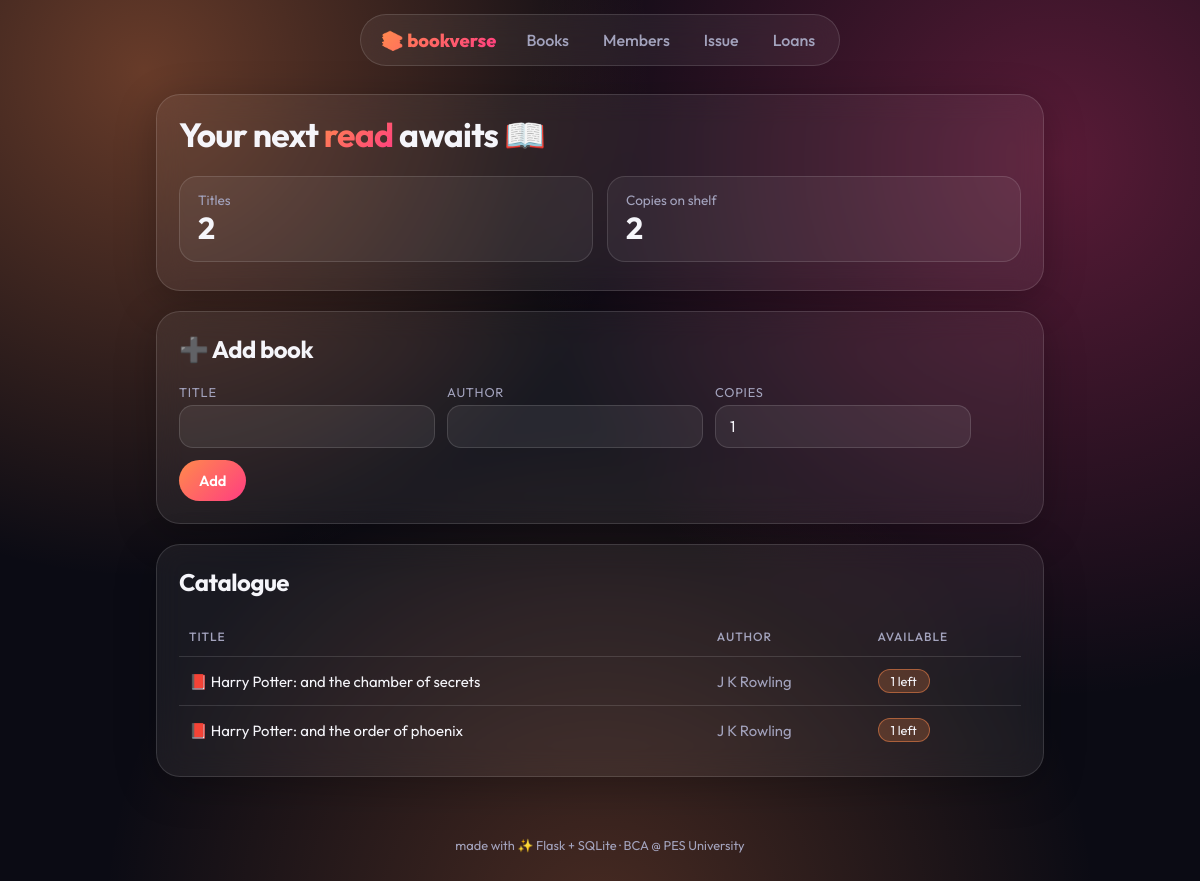
The page / on the database its author committed.
### tables this page shows
CREATE TABLE books (
                id INTEGER PRIMARY KEY AUTOINCREMENT,
                title TEXT NOT NULL,
                author TEXT NOT NULL,
                copies INTEGER NOT NULL DEFAULT 1 CHECK(copies >= 0));

### app.py (the view)
@app.route("/")
def books():
    rows = get_db().execute("SELECT * FROM books ORDER BY title").fetchall()
    return render_template("books.html", books=rows)

### app.py (called while the page is built)
def get_db():
    if "db" not in g:
        g.db = sqlite3.connect(app.config.get("DATABASE", DATABASE))
        g.db.row_factory = sqlite3.Row
        g.db.execute("PRAGMA foreign_keys = ON")
    return g.db

### templates/books.html
{% extends "base.html" %}
{% block content %}
<div class="card">
  <h1>Your next <span class="grad">read</span> awaits 📖</h1>
  <div class="stats">
    <div class="stat">Titles<b>{{ books|length }}</b></div>
    <div class="stat">Copies on shelf<b>{{ books|sum(attribute='copies') }}</b></div>
  </div>
</div>
<div class="card">
  <h2>➕ Add book</h2>
  <form class="inline" method="post" action="{{ url_for('add_book') }}">
    <label>Title <input name="title" required></label>
    <label>Author <input name="author" required></label>
    <label>Copies <input name="copies" type="number" min="1" value="1" required></label>
    <button>Add</button>
  </form>
</div>
<div class="card">
  <h2>Catalogue</h2>
  {% if books %}
  <div class="scroll"><table>
    <tr><th>Title</th><th>Author</th><th>Available</th></tr>
    {% for b in books %}
    <tr><td>📕 {{ b.title }}</td><td class="muted">{{ b.author }}</td>
        <td>{% if b.copies %}<span class="pill">{{ b.copies }} left</span>{% else %}<span class="overdue">Out of stock</span>{% endif %}</td></tr>
    {% endfor %}
  </table></div>
  {% else %}<p class="muted">No books yet. Add one 👆</p>{% endif %}
</div>
{% endblock %}

### templates/base.html (shortened to what this page needs)
<!DOCTYPE html>
<html lang="en">
<head>
  <link rel="stylesheet" href="{{ url_for('static', filename='style.css') }}">
</head>
<body>
  <nav>
    <a class="brand" href="{{ url_for('books') }}">📚 bookverse</a>
    <a href="{{ url_for('books') }}">Books</a>
    <a href="{{ url_for('members') }}">Members</a>
    <a href="{{ url_for('issue') }}">Issue</a>
    <a href="{{ url_for('loans') }}">Loans</a>
  </nav>
  <main>
    {% block content %}{% endblock %}
  </main>
  <footer>made with ✨ Flask + SQLite · BCA @ PES University</footer>
</body>
</html>

### static/style.css (style rules this page uses)
:root { --a1:#ff8a4c;--a2:#ff3d81;--bg:#0b0b14;--glass:rgba(255,255,255,.06);--line:rgba(255,255,255,.13);--text:#f5f5fa;--muted:#a3a3bd;--bad:#ff5d7a;--ok:#4ade80;--on:#fff;--grad:linear-gradient(135deg,var(--a1),var(--a2)) }
* { box-sizing:border-box }
body { margin:0;min-height:100vh;font-family:'Outfit',system-ui,sans-serif;color:var(--text);background-color:var(--bg);background-attachment:fixed; background-image:radial-gradient(circle at 12% 8%,color-mix(in srgb,var(--a1) 38%,transparent),transparent 38%), radial-gradient(circle at 88% 18%,color-mix(in srgb,var(--a2) 32%,transparent),transparent 42%), radial-gradient(circle at 50% 105%,color-mix(in srgb,var(--a1) 25%,transparent),transparent 45%) }
nav { position:sticky;top:12px;z-index:5;width:fit-content;max-width:calc(100% - 24px);margin:14px auto 0;padding:8px 10px 8px 20px;display:flex;gap:6px;align-items:center;flex-wrap:wrap; background:var(--glass);border:1px solid var(--line);border-radius:999px;backdrop-filter:blur(16px) }
nav a { color:var(--muted);text-decoration:none;font-weight:500;padding:7px 14px;border-radius:999px;transition:.2s }
nav .brand { font-weight:800;font-size:1.15rem;margin-right:10px;padding:0;background:var(--grad);-webkit-background-clip:text;background-clip:text;color:transparent }
main { max-width:920px;margin:28px auto 60px;padding:0 16px }
.card { background:var(--glass);border:1px solid var(--line);border-radius:24px;padding:22px;margin-bottom:20px;backdrop-filter:blur(14px);box-shadow:0 10px 40px rgba(0,0,0,.25);animation:rise .5s ease both }
h1,h2,h3 { margin-top:0;letter-spacing:-.02em }
h1 { font-size:2.1rem;line-height:1.1 }
.grad { background:var(--grad);-webkit-background-clip:text;background-clip:text;color:transparent }
form.inline { display:flex;gap:12px;flex-wrap:wrap;align-items:end }
label { display:flex;flex-direction:column;font-size:.8rem;color:var(--muted);gap:5px;text-transform:uppercase;letter-spacing:.06em }
input,select { padding:11px 14px;background:rgba(255,255,255,.07);border:1px solid var(--line);border-radius:14px;color:var(--text);font:inherit;font-size:.95rem;text-transform:none;letter-spacing:0;outline:0;transition:.2s }
button,.btn { background:var(--grad);color:var(--on);border:0;padding:11px 20px;border-radius:999px;cursor:pointer;text-decoration:none;font:600 .92rem 'Outfit',sans-serif;display:inline-block;transition:.2s }
.scroll { overflow-x:auto }
table { width:100%;border-collapse:collapse }
th,td { text-align:left;padding:12px 10px;border-bottom:1px solid var(--line);font-size:.93rem }
tr:last-child td { border-bottom:0 }
th { color:var(--muted);font-weight:500;font-size:.75rem;text-transform:uppercase;letter-spacing:.08em }
.muted { color:var(--muted) }
.stats { display:flex;gap:14px;flex-wrap:wrap;margin-bottom:6px }
.stat { flex:1;min-width:140px;padding:14px 18px;border-radius:18px;background:rgba(255,255,255,.05);border:1px solid var(--line);color:var(--muted);font-size:.85rem }
.stat b { display:block;font-size:1.9rem;color:var(--text);letter-spacing:-.02em }
.pill { display:inline-block;padding:3px 12px;border-radius:999px;font-size:.8rem;background:color-mix(in srgb,var(--a1) 22%,transparent);border:1px solid color-mix(in srgb,var(--a1) 50%,transparent) }
footer { text-align:center;color:var(--muted);font-size:.8rem;padding-bottom:30px }

### rows shown on the page
books: title "Harry Potter: and the chamber of secrets", author "J K Rowling", copies "1"
books: title "Harry Potter: and the order of phoenix", author "J K Rowling", copies "1"

### other values the page prints
{{ books|length }} "2"
{{ books|sum(attribute='copies') }} "2"
